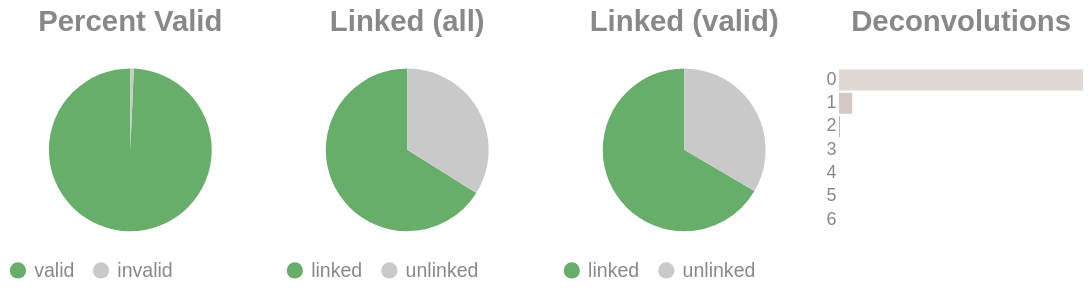

Source (notebook cell):
### Code cell
if SKIPLR:
    pass
else:
    clash = Counter()
    for i in valids['molecule'].to_list():
        _mol = i.split("-")
        if len(_mol) == 1:
            clash.update('0')
        else:
            clash.update(_mol[-1])

    _d = {"deconvolutions": [], 'count': []}
    for k,v in clash.items():
        _d['deconvolutions'].append(k)
        _d['count'].append(v)

    tot_valid = valids['reads'].sum()
    mask = valids['reads'] >= 2
    n_linked_reads = valids.filter(mask)['reads'].sum()
    if n_linked_reads == 0:
        print_html("No linked molecules (>=2 reads) were detected; skipping linked-only distributions.")
        SKIPLR = True
    else:
        perc_valid = round(tot_valid / n_reads, 4)
        linked_perc_abs = round(n_linked_reads / n_reads, 4)
        linked_perc = round(n_linked_reads / tot_valid, 4)

    _valid = pl.DataFrame({"valids": ['valid', 'invalid'], "count": [tot_valid, n_reads - tot_valid]})
    _linked_abs = pl.DataFrame({"linked (absolute)": ['linked', 'unlinked'], "count": [n_linked_reads, n_reads - n_linked_reads]})
    _linked_rel = pl.DataFrame({"linked (valids)": ['linked', 'unlinked'], "count": [n_linked_reads, tot_valid - n_linked_reads]})

    (
        alt.hconcat(
            piechart(_valid, goodval = 'valid', title = "Percent Valid"),
            piechart(_linked_abs, goodval = "linked", title =  "Linked (all)"),
            piechart(_linked_rel, goodval = "linked", title =  "Linked (valid)"),
            convolutionbar(pl.DataFrame(_d), title = "Deconvolutions"),
            center = True,
            bounds = 'flush'
        )
        .resolve_scale(color='independent')
        .resolve_legend('independent')
        .properties(usermeta={'embedOptions': {"actions": False}})
    ).display()

### Figure 1 — Vega-Lite specification as saved in the notebook (floating-point values rounded to 4 significant figures)
{"width": "container", "height": 400, "config": {"title": {"anchor": "start", "dy": -15, "fontSize": 18, "color": "#888888", "subtitleColor": "#888888", "subtitleFontSize": 14}, "arc": {"fill": "#0072B2"}, "axis": {"domainColor": "#888888", "domainWidth": 0.5, "gridWidth": 0.2, "grid": false, "titleFontWeight": 400, "titleFontSize": 15, "labelFontSize": 11, "labelColor": "#888888", "tickColor": "#888888", "tickWidth": 0.2, "titleColor": "#888888"}, "axisBand": {"grid": false}, "axisX": {"grid": true, "tickSize": 10, "domainCap": "round"}, "axisY": {"domain": false, "grid": true, "tickSize": 0, "domainCap": "round"}, "background": "transparent", "header": {"labelFontSize": 15, "labelColor": "#888888", "titleFontSize": 15, "titleFontWeight": 600, "titleColor": "#888888"}, "legend": {"labelFont": "sans-serif", "labelFontSize": 12, "labelColor": "#888888", "symbolSize": 100, "symbolType": "circle", "titleFontSize": 12, "titlePadding": 10, "titleColor": "#888888", "title": null}, "range": {"category": ["#E69F00", "#56B4E9", "#009E73", "#F0E442", "#0072B2", "#D55E00", "#CC79A7", "#000000"], "diverging": ["#cfe8f3", "#a2d4ec", "#73bfe2", "#46abdb", "#1696d2", "#12719e"]}, "area": {"fill": "#0072B2", "fillOpacity": 0.7, "line": true, "strokeOpacity": 0.7}, "line": {"color": "#0072B2", "stroke": "#0072B2", "strokeWidth": 2}, "trail": {"color": "#0072B2", "stroke": "#0072B2", "strokeWidth": 0, "size": 1}, "point": {"filled": true, "fillOpacity": 1.0, "size": 95}, "text": {"color": "#888888", "fontSize": 11, "align": "right", "fontWeight": 400, "size": 11}, "bar": {"fill": "#0072B2", "stroke": null}, "view": {"stroke": null, "continuousWidth": 660, "continuousHeight": 400}}, "hconcat": [{"data": {"name": "data-0a208f3c86647d3e5529443cba64797a"}, "mark": {"type": "arc"}, "encoding": {"color": {"field": "valids", "legend": {"orient": "bottom", "title": null}, "scale": {"domain": ["valid", "invalid"], "range": ["#68ae6b", "#C9C9C9"]}, "title": "Valids", "type": "nominal"}, "theta": {"field": "count", "type": "quantitative"}, "tooltip": [{"field": "valids", "title": "Valids", "type": "ordinal"}, {"field": "percent", "format": ".2%", "title": "Percent", "type": "quantitative"}, {"field": "count", "title": "Count", "type": "quantitative"}]}, "height": 100, "title": {"text": "Percent Valid", "align": "center", "anchor": "middle"}, "transform": [{"calculate": "datum.count / 19783117", "as": "percent"}], "width": 150}, {"data": {"name": "data-4edb45a6d8bccc4ede6eeafc3a0d862f"}, "mark": {"type": "arc"}, "encoding": {"color": {"field": "linked (absolute)", "legend": {"orient": "bottom", "title": null}, "scale": {"domain": ["linked", "unlinked"], "range": ["#68ae6b", "#C9C9C9"]}, "title": "Linked (Absolute)", "type": "nominal"}, "theta": {"field": "count", "type": "quantitative"}, "tooltip": [{"field": "linked (absolute)", "title": "Linked (Absolute)", "type": "ordinal"}, {"field": "percent", "format": ".2%", "title": "Percent", "type": "quantitative"}, {"field": "count", "title": "Count", "type": "quantitative"}]}, "height": 100, "title": {"text": "Linked (all)", "align": "center", "anchor": "middle"}, "transform": [{"calculate": "datum.count / 19783117", "as": "percent"}], "width": 150}, {"data": {"name": "data-bdffcd92a92a2f2a96e2eeb050644cd1"}, "mark": {"type": "arc"}, "encoding": {"color": {"field": "linked (valids)", "legend": {"orient": "bottom", "title": null}, "scale": {"domain": ["linked", "unlinked"], "range": ["#68ae6b", "#C9C9C9"]}, "title": "Linked (Valids)", "type": "nominal"}, "theta": {"field": "count", "type": "quantitative"}, "tooltip": [{"field": "linked (valids)", "title": "Linked (Valids)", "type": "ordinal"}, {"field": "percent", "format": ".2%", "title": "Percent", "type": "quantitative"}, {"field": "count", "title": "Count", "type": "quantitative"}]}, "height": 100, "title": {"text": "Linked (valid)", "align": "center", "anchor": "middle"}, "transform": [{"calculate": "datum.count / 19646300", "as": "percent"}], "width": 150}, {"data": {"name": "data-c8ad75a454d217916768ddd4fada91e0"}, "mark": {"type": "bar"}, "encoding": {"color": {"field": "deconvolutions", "legend": null, "scale": {"scheme": "lightgreyred"}, "type": "nominal"}, "tooltip": [{"field": "deconvolutions", "title": "Deconvolutions", "type": "ordinal"}, {"field": "percent", "format": ".2%", "title": "Percent", "type": "quantitative"}, {"field": "count", "title": "Count", "type": "quantitative"}], "x": {"axis": null, "field": "count", "type": "quantitative"}, "y": {"field": "deconvolutions", "sort": "ascending", "title": null, "type": "nominal"}}, "height": 100, "title": {"text": "Deconvolutions", "align": "center", "anchor": "middle"}, "transform": [{"calculate": "datum.count / 10581904", "as": "percent"}], "width": 150}], "bounds": "flush", "center": true, "resolve": {"legend": {"angle": "independent"}, "scale": {"color": "independent"}}, "usermeta": {"embedOptions": {"actions": false}}, "$schema": "https://vega.github.io/schema/vega-lite/v6.1.0.json", "datasets": {"data-0a208f3c86647d3e5529443cba64797a": [{"valids": "valid", "count": 19646300}, {"valids": "invalid", "count": 136817}], "data-4edb45a6d8bccc4ede6eeafc3a0d862f": [{"linked (absolute)": "linked", "count": 13078847}, {"linked (absolute)": "unlinked", "count": 6704270}], "data-bdffcd92a92a2f2a96e2eeb050644cd1": [{"linked (valids)": "linked", "count": 13078847}, {"linked (valids)": "unlinked", "count": 6567453}], "data-c8ad75a454d217916768ddd4fada91e0": [{"deconvolutions": "0", "count": 9988223}, {"deconvolutions": "1", "count": 544067}, {"deconvolutions": "2", "count": 44539}, {"deconvolutions": "3", "count": 4484}, {"deconvolutions": "4", "count": 519}, {"deconvolutions": "5", "count": 62}, {"deconvolutions": "6", "count": 10}]}}
